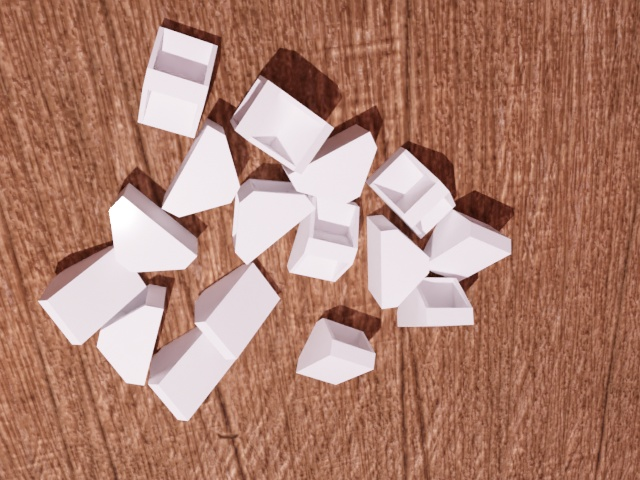
#> input picture HCCEPose_src/show_vis/000000.jpg, 640 x 480 px
$ python -i analyze_image_domain_gap.py   (imports and definitions only)   (older library calls are emulated)
#> lines starting #> are read from the running program, lines starting #| are printed output that depends on the picture
"""Measure simple, actionable image-domain gaps between real and synthetic sets.

The report intentionally focuses on quantities that the renderer/compositor can
control: resolution, luminance, contrast, saturation, sharpness, edge density,
noise and encoded bytes per pixel. It is not a replacement for real validation,
but it prevents tuning exposure/blur/JPEG parameters by eye alone.
"""
from __future__ import annotations

import argparse
import json
from pathlib import Path
import random

import cv2
import numpy as np


IMAGE_SUFFIXES = {".jpg", ".jpeg", ".png", ".bmp", ".webp"}
METRIC_NAMES = (
    "luminance_mean",
    "luminance_std",
    "saturation_mean",
    "laplacian_variance",
    "edge_density",
    "high_frequency_noise",
    "encoded_bytes_per_pixel",
)


# [34 lines left out: functions parse_domain, parse_args, collect_images, not called in this run]


def image_metrics(path: Path):
#> called with path = '../../HCCEPose_src/show_vis/000000.jpg'
    encoded = np.fromfile(path, dtype=np.uint8)
    bgr = cv2.imdecode(encoded, cv2.IMREAD_COLOR)
#> bgr is the input picture: shape (480, 640, 3); mean B, G, R 112.1, 128.3, 173
    if bgr is None:
        raise ValueError(f"cannot decode image: {path}")
    height, width = bgr.shape[:2]
#> height = 480; width = 640
    gray = cv2.cvtColor(bgr, cv2.COLOR_BGR2GRAY)
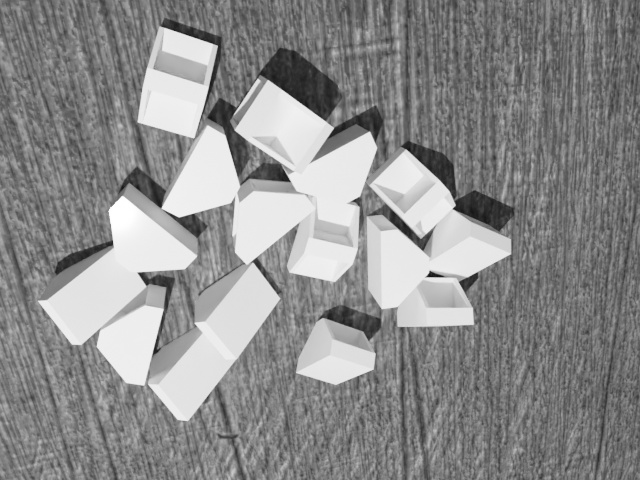
#> gray: shape (480, 640); min 18, max 255, mean 139.8
    hsv = cv2.cvtColor(bgr, cv2.COLOR_BGR2HSV)
#> hsv: shape (480, 640, 3); mean H, S, V 43.3, 101.8, 173
    laplacian = cv2.Laplacian(gray, cv2.CV_32F)
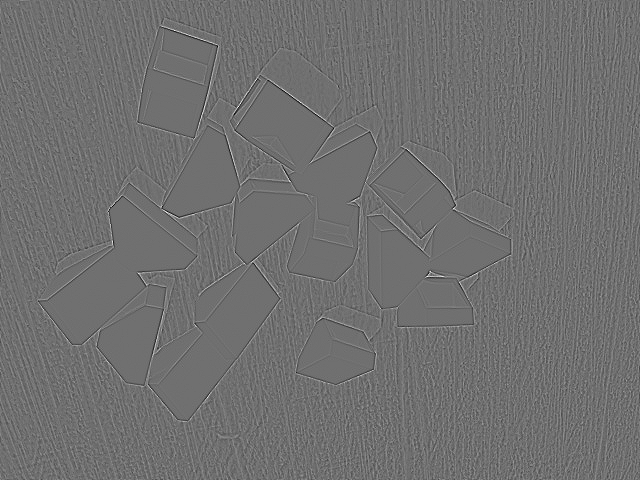
#> laplacian: shape (480, 640) float32; min -219, max 279, mean 0; drawn with min black and max white
    edges = cv2.Canny(gray, 80, 160)
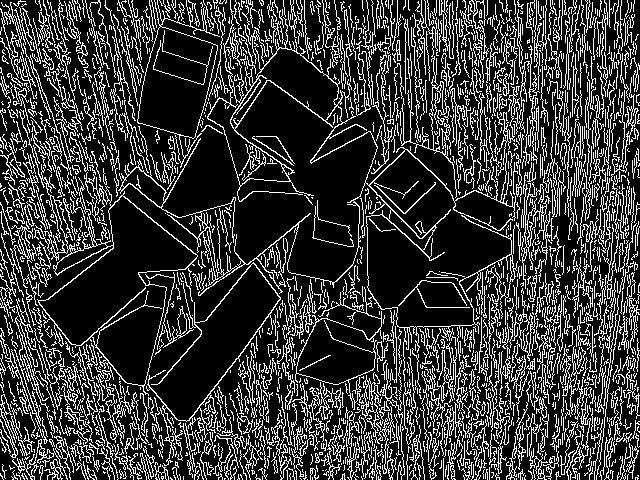
#> edges: shape (480, 640); 22.1% white in thin lines or dots
    smooth = cv2.GaussianBlur(gray, (0, 0), 1.0)
    residual = gray.astype(np.float32) - smooth.astype(np.float32)
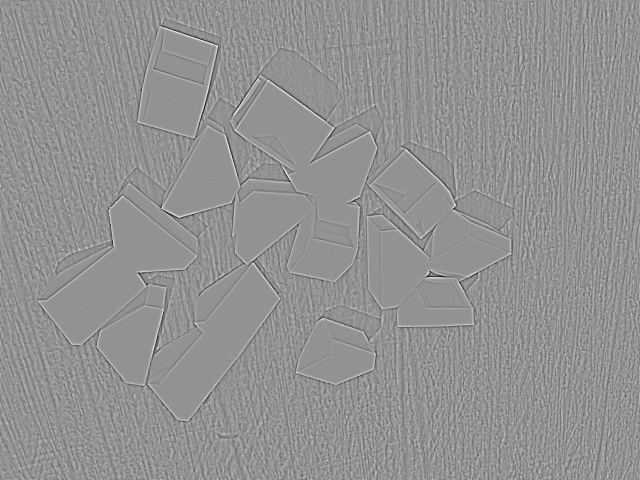
#> residual: shape (480, 640) float32; min -78, max 58, mean 0; drawn with min black and max white
    return {
        "width": float(width),
        "height": float(height),
        "luminance_mean": float(gray.mean()),
        "luminance_std": float(gray.std()),
        "saturation_mean": float(hsv[..., 1].mean()),
        "laplacian_variance": float(laplacian.var()),
        "edge_density": float(np.count_nonzero(edges) / edges.size),
        "high_frequency_noise": float(residual.std()),
#> (the run stopped early here; a loop or call above may not have finished)

$ run again, on HCCEPose_src/show_vis/IMG_20251007_165718_show_6d_vis0.jpg
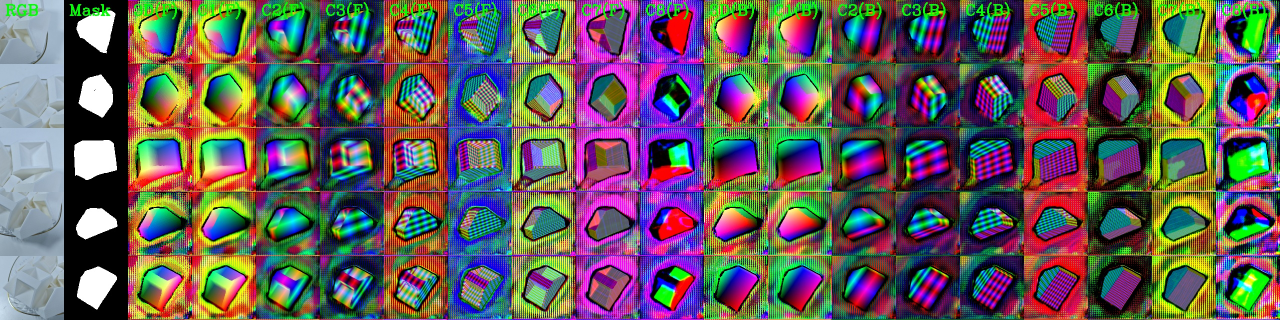
#> input picture HCCEPose_src/show_vis/IMG_20251007_165718_show_6d_vis0.jpg, 2560 x 640 px (shown at 1/2 size)
#> in image_metrics, bgr is the input picture: shape (640, 2560, 3); mean B, G, R 89.7, 90.4, 100.2
#> hsv: shape (640, 2560, 3); mean H, S, V 82.8, 181.5, 146.3
#> in image_metrics, `edges = cv2.Canny(gray, 80, 160)`:
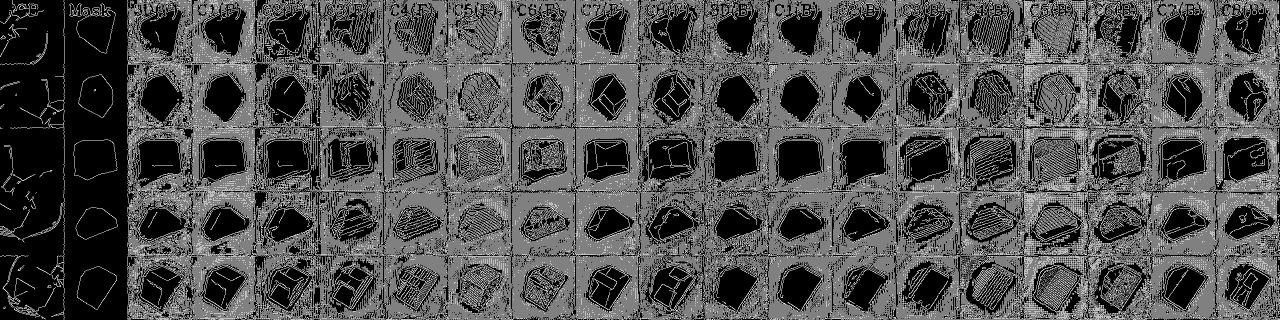
#> edges: shape (640, 2560) (shown at 1/2 size); 30.9% white in thin lines or dots
#> in image_metrics, `residual = gray.astype(np.float32) - smooth.astype(np.float32)`:
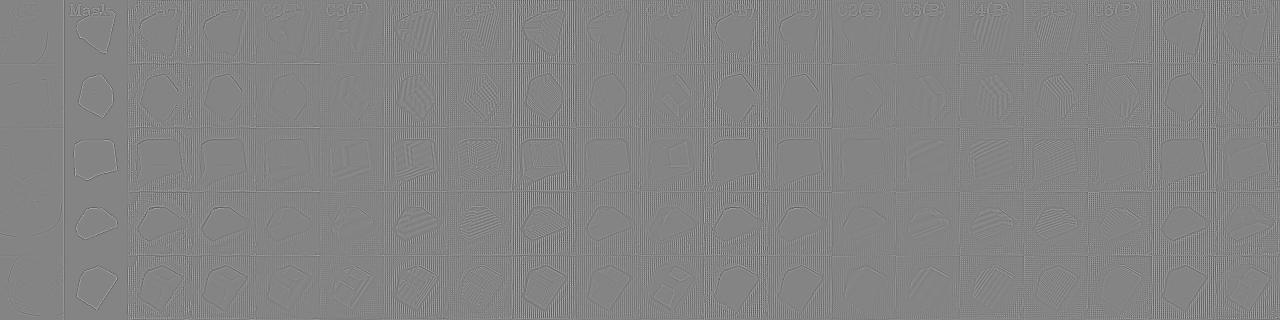
#> residual: shape (640, 2560) float32 (shown at 1/2 size); min -198, max 184, mean 0; drawn with min black and max white
